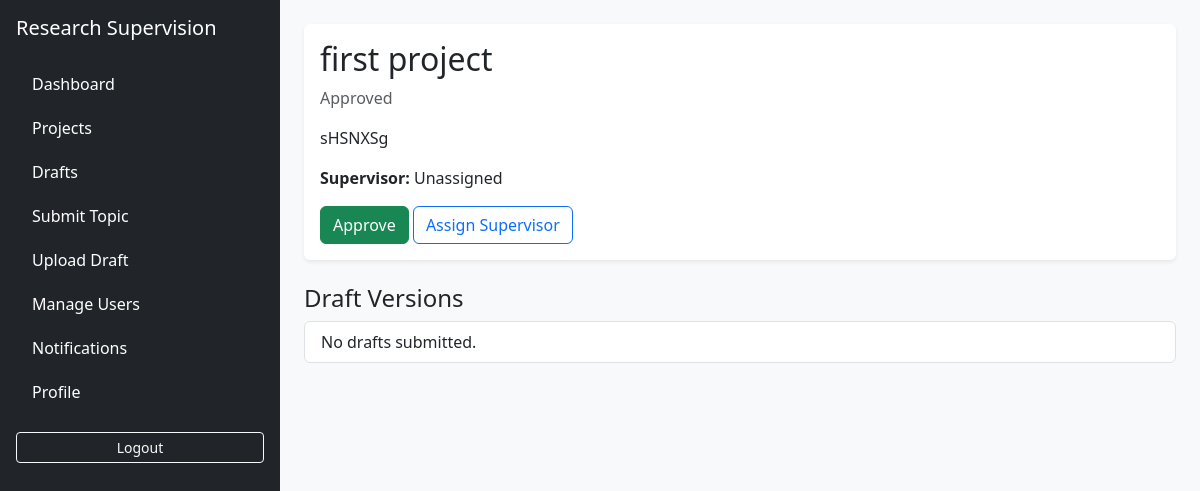
The page /projects/1/ (signed in) on the database its author committed.
### projects/models.py (models this page shows, shortened)
class ResearchProject(models.Model):
    class Status(models.TextChoices):
        SUBMITTED = 'submitted', 'Submitted'
        UNDER_REVIEW = 'under_review', 'Under Review'
        APPROVED = 'approved', 'Approved'
        REJECTED = 'rejected', 'Rejected'
        COMPLETED = 'completed', 'Completed'
    student = models.ForeignKey(settings.AUTH_USER_MODEL, on_delete=models.CASCADE, related_name='student_projects')
    title = models.CharField(max_length=255, db_index=True)
    abstract = models.TextField()
    keywords = models.CharField(max_length=255, blank=True)
    status = models.CharField(max_length=30, choices=Status.choices, default=Status.SUBMITTED, db_index=True)
    supervisor = models.ForeignKey(settings.AUTH_USER_MODEL, on_delete=models.SET_NULL, null=True, blank=True, related_name='supervised_projects')
    coordinator = models.ForeignKey(settings.AUTH_USER_MODEL, on_delete=models.SET_NULL, null=True, blank=True, related_name='coordinated_projects')
    approval_date = models.DateTimeField(null=True, blank=True)
    deadline = models.DateField(null=True, blank=True)
    created_at = models.DateTimeField(auto_now_add=True, db_index=True)
    updated_at = models.DateTimeField(auto_now=True)
    class Meta:
        ordering = ['-created_at']
        indexes = [
            models.Index(fields=['status', 'created_at']),
            models.Index(fields=['supervisor', 'status']),
        ]

### projects/views.py (the view)
# urls.py: path('<int:pk>/', ProjectDetailView.as_view(), name='detail'),
class ProjectDetailView(LoginRequiredMixin, DetailView):
    model = ResearchProject
    template_name = 'projects/project_detail.html'
    context_object_name = 'project'
    def get_queryset(self):
        return ResearchProject.objects.select_related('student', 'supervisor', 'coordinator').prefetch_related('drafts')

### accounts/models.py (called while the page is built)
    @property
    def is_student(self):
        return self.role == self.Roles.STUDENT

    @property
    def is_supervisor(self):
        return self.role == self.Roles.SUPERVISOR

    @property
    def is_coordinator(self):
        return self.role == self.Roles.COORDINATOR or self.is_staff

### templates/projects/project_detail.html (shortened to what this page needs)
{% extends 'base.html' %}
{% block content %}
<div class="card border-0 shadow-sm mb-4"><div class="card-body"><h2>{{ project.title }}</h2><p class="text-muted">{{ project.get_status_display }}</p><p>{{ project.abstract }}</p><p><strong>Supervisor:</strong> {{ project.supervisor|default:'Unassigned' }}</p>{% if user.is_coordinator %}<form method="post" action="{% url 'projects:approve' project.pk %}" class="d-inline">{% csrf_token %}<button class="btn btn-success">Approve</button></form> <a class="btn btn-outline-primary" href="{% url 'projects:assign_supervisor' project.pk %}">Assign Supervisor</a>{% endif %}</div></div>
<h4>Draft Versions</h4><div class="list-group">{% for draft in project.drafts.all %}<a class="list-group-item list-group-item-action" href="{{ draft.get_absolute_url }}">Chapter {{ draft.chapter }} v{{ draft.version }} - {{ draft.get_status_display }}</a>{% empty %}<div class="list-group-item">No drafts submitted.</div>{% endfor %}</div>
{% endblock %}

### static/css/app.css (style rules this page uses)
body { font-family: system-ui, -apple-system, BlinkMacSystemFont, "Segoe UI", sans-serif; }

### rows shown on the page
ResearchProject: title "first project", status "Approved", abstract "sHSNXSg", supervisor "Unassigned"
